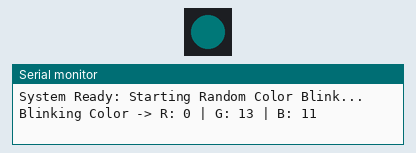
A sketch run on a simulated ESP32-S3. Shown: 1 RGB LEDs in strip order, left to right, the last lines printed to the serial monitor. Dim RGB values are drawn brighter than linear; random numbers use the default seed unless the sketch sets one.

Above: at 0.1 s.
At 10.1 s:
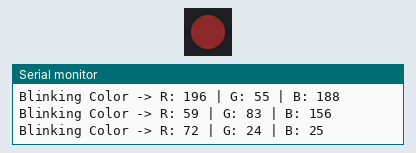
At 19.6 s:
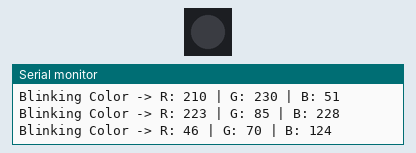
At 39.1 s:
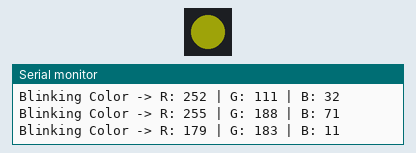
Timing chart, 0 to 40.0 s (numbered marks = the images above):
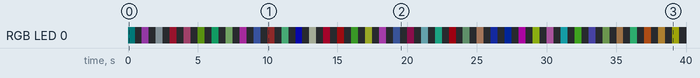

The sketch:

esp32_s3_n16r8.ino
```cpp
#include <Adafruit_NeoPixel.h>

#define RGB_PIN       48   // Standard pin for built-in LED on S3 DevKit M
#define NUMPIXELS     1
#define DELAYVAL      500

Adafruit_NeoPixel pixels(NUMPIXELS, RGB_PIN, NEO_GRB + NEO_KHZ800);

void setup() {
  // 1. Initialize Serial Communication at 115200 baud
  Serial.begin(115200);

  // Wait for Serial Monitor to open (useful for S3 Native USB)
  while (!Serial) { delay(10); }

  pixels.begin();
  pixels.setBrightness(50);
  randomSeed(analogRead(0));

  Serial.println("System Ready: Starting Random Color Blink...");
}

void loop() {
  // 2. Generate random values
  int r = random(0, 256);
  int g = random(0, 256);
  int b = random(0, 256);

  // 3. Print the values to Serial Monitor
  Serial.print("Blinking Color -> R: ");
  Serial.print(r);
  Serial.print(" | G: ");
  Serial.print(g);
  Serial.print(" | B: ");
  Serial.println(b);

  // 4. LED ON
  pixels.setPixelColor(0, pixels.Color(r, g, b));
  pixels.show();
  delay(DELAYVAL);

  // 5. LED OFF
  pixels.setPixelColor(0, pixels.Color(0, 0, 0));
  pixels.show();
  delay(DELAYVAL);
}
```

Measured:
- by itself, RGB LED 0: off → RGB(0, 2, 2) at 0.00 s, → off 0.50 s later, → RGB(34, 13, 38) 0.50 s later, → off 0.50 s later, … (80 changes in this stretch)
